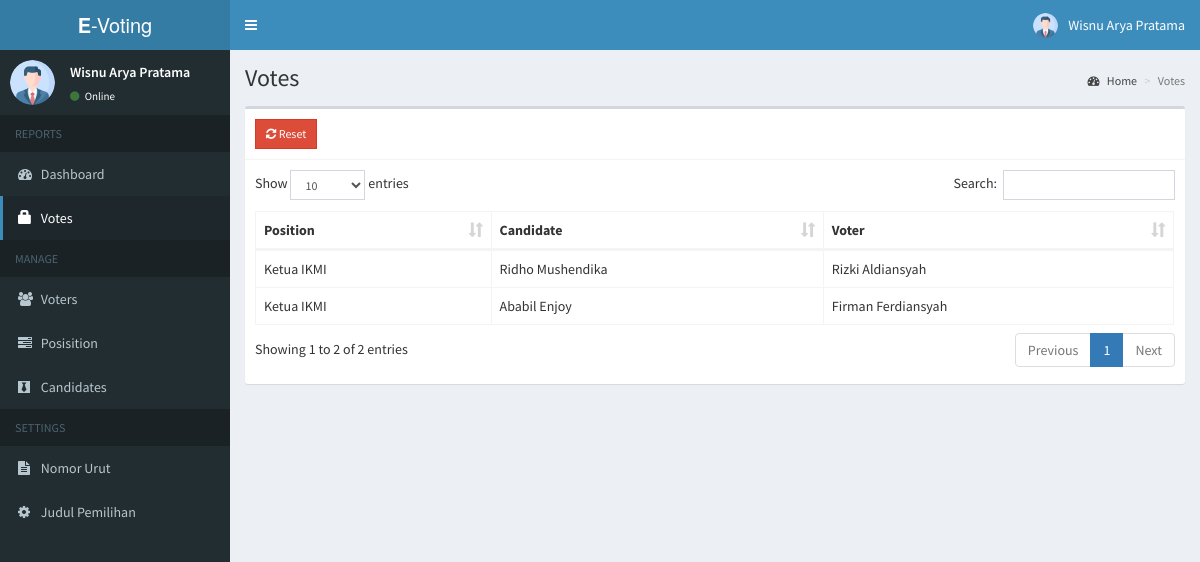
Screenshot of /admin/votes.php (signed in) with the database file from the repository.
### tables this page shows
CREATE TABLE `votes` (
  `id` int(11) NOT NULL,
  `voters_id` int(11) NOT NULL,
  `candidate_id` int(11) NOT NULL,
  `position_id` int(11) NOT NULL
);

CREATE TABLE `positions` (
  `id` int(11) NOT NULL,
  `description` varchar(50) NOT NULL,
  `max_vote` int(11) NOT NULL,
  `priority` int(11) NOT NULL
);

CREATE TABLE `candidates` (
  `id` int(11) NOT NULL,
  `position_id` int(11) NOT NULL,
  `firstname` varchar(30) NOT NULL,
  `lastname` varchar(30) NOT NULL,
  `photo` varchar(150) NOT NULL,
  `platform` text NOT NULL
);

CREATE TABLE `voters` (
  `id` int(11) NOT NULL,
  `voters_id` varchar(15) NOT NULL,
  `password` varchar(60) NOT NULL,
  `firstname` varchar(30) NOT NULL,
  `lastname` varchar(30) NOT NULL,
  `photo` varchar(150) NOT NULL
);

### admin/includes/session.php (called while the page is built, shortened)
<?php
	include 'includes/conn.php';
	$sql = "SELECT * FROM admin WHERE id = '".$_SESSION['admin']."'";
	$query = $conn->query($sql);
	$user = $query->fetch_assoc();
?>

### admin/votes.php (the view, shortened to what this page needs)
<?php include 'includes/session.php'; ?>
<?php include 'includes/header.php'; ?>
<body class="hold-transition skin-blue sidebar-mini">
<div class="wrapper">
  <?php include 'includes/navbar.php'; ?>
  <?php include 'includes/menubar.php'; ?>
  <div class="content-wrapper">
    <section class="content-header">
      <h1>
        Votes
      </h1>
      <ol class="breadcrumb">
        <li><a href="#"><i class="fa fa-dashboard"></i> Home</a></li>
        <li class="active">Votes</li>
      </ol>
    </section>
    <section class="content">
      <div class="row">
        <div class="col-xs-12">
          <div class="box">
            <div class="box-header with-border">
              <a href="#reset" data-toggle="modal" class="btn btn-danger btn-sm btn-flat"><i class="fa fa-refresh"></i> Reset</a>
            </div>
            <div class="box-body">
              <table id="example1" class="table table-bordered">
                <thead>
                  <th>Position</th>
                  <th>Candidate</th>
                  <th>Voter</th>
                </thead>
                <tbody>
                  <?php
                    $sql = "SELECT *, candidates.firstname AS canfirst, candidates.lastname AS canlast, voters.firstname AS votfirst, voters.lastname AS votlast FROM votes LEFT JOIN positions ON positions.id=votes.position_id LEFT JOIN candidates ON candidates.id=votes.candidate_id LEFT JOIN voters ON voters.id=votes.voters_id ORDER BY positions.priority ASC";
                    $query = $conn->query($sql);
                    while($row = $query->fetch_assoc()){
                      echo "
                        <tr>
                          <td class='hidden'></td>
                          <td>".$row['description']."</td>
                          <td>".$row['canfirst'].' '.$row['canlast']."</td>
                          <td>".$row['votfirst'].' '.$row['votlast']."</td>
                        </tr>
                      ";
                    }
                  ?>
                </tbody>
              </table>
            </div>
          </div>
        </div>
      </div>
    </section>
  </div>
</div>
</body>
</html>

### admin/includes/navbar.php (shortened to what this page needs)
<header class="main-header">
  <a href="#" class="logo">
    <span class="logo-lg"><b>E</b>-Voting</span>
  </a>
  <nav class="navbar navbar-static-top">
    <a href="#" class="sidebar-toggle" data-toggle="push-menu" role="button">
    </a>
    <div class="navbar-custom-menu">
      <ul class="nav navbar-nav">
        <li class="dropdown user user-menu">
          <a href="#" class="dropdown-toggle" data-toggle="dropdown">
            <img src="<?php echo (!empty($user['photo'])) ? '../images/'.$user['photo'] : '../images/profile.jpg'; ?>" class="user-image" alt="User Image">
            <span class="hidden-xs"><?php echo $user['firstname'].' '.$user['lastname']; ?></span>
          </a>
        </li>
      </ul>
    </div>
  </nav>
</header>

### admin/includes/menubar.php (shortened to what this page needs)
<aside class="main-sidebar">
  <section class="sidebar">
    <div class="user-panel">
      <div class="pull-left image">
        <img src="<?php echo (!empty($user['photo'])) ? '../images/'.$user['photo'] : '../images/profile.jpg'; ?>" class="img-circle" alt="User Image">
      </div>
      <div class="pull-left info">
        <p><?php echo $user['firstname'].' '.$user['lastname']; ?></p>
        <a><i class="fa fa-circle text-success"></i> Online</a>
      </div>
    </div>
    <ul class="sidebar-menu" data-widget="tree">
      <li class="header">REPORTS</li>
      <li class=""><a href="home.php"><i class="fa fa-dashboard"></i> <span>Dashboard</span></a></li>
      <li class=""><a href="votes.php"><span class="glyphicon glyphicon-lock"></span> <span>Votes</span></a></li>
      <li class="header">MANAGE</li>
      <li class=""><a href="voters.php"><i class="fa fa-users"></i> <span>Voters</span></a></li>
      <li class=""><a href="positions.php"><i class="fa fa-tasks"></i> <span>Posisition</span></a></li>
      <li class=""><a href="candidates.php"><i class="fa fa-black-tie"></i> <span>Candidates</span></a></li>
      <li class="header">SETTINGS</li>
      <li class=""><a href="ballot.php"><i class="fa fa-file-text"></i> <span>Nomor Urut</span></a></li>
      <li class=""><a href="#config" data-toggle="modal"><i class="fa fa-cog"></i> <span>Judul Pemilihan</span></a></li>
    </ul>
  </section>
</aside>

### rows the page displays
votes: position.description "Ketua IKMI", candidate.firstname "Ridho", candidate.lastname "Mushendika", voters.firstname "Rizki", voters.lastname "Aldiansyah"
votes: position.description "Ketua IKMI", candidate.firstname "Ababil", candidate.lastname "Enjoy", voters.firstname "Firman", voters.lastname "Ferdiansyah"

### other values shown
$user['firstname'] "Wisnu Arya"
$user['lastname'] "Pratama"
